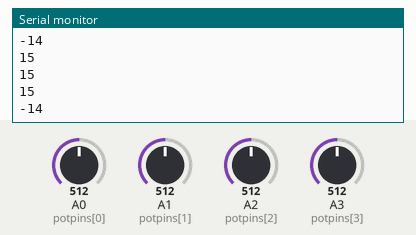
Recording of a sketch running on a simulated Arduino Uno, built with avr-gcc and run on an emulated ATmega328P. On the bench: the last lines printed to the serial monitor. The inputs (shaded band) are chosen by the test bench; at power-on: A0 (potpins[0]) = 512, A1 (potpins[1]) = 512, A2 (potpins[2]) = 512, A3 (potpins[3]) = 512. No radio packets arrive unless stated.

Above: at 1.2 s.
1.3 s: A0 (potpins[0]) set to 716
At 2.4 s:
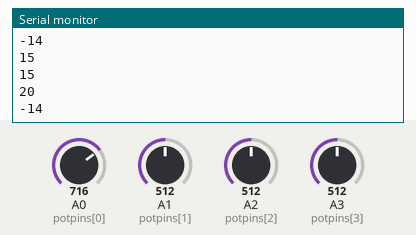
2.8 s: A1 (potpins[1]) set to 716
At 3.6 s:
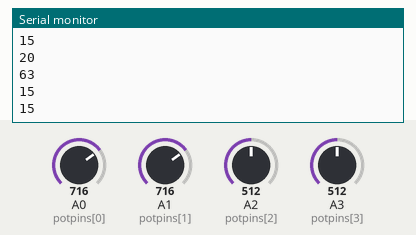
4.3 s: A2 (potpins[2]) set to 306
At 5.3 s:
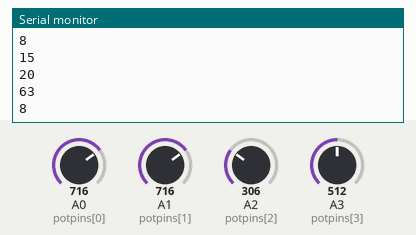
5.8 s: A3 (potpins[3]) set to 716
At 6.9 s:
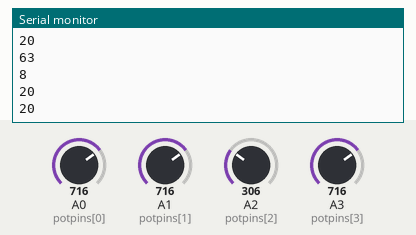
7.3 s: A0 (potpins[0]) set to 992
At 7.8 s:
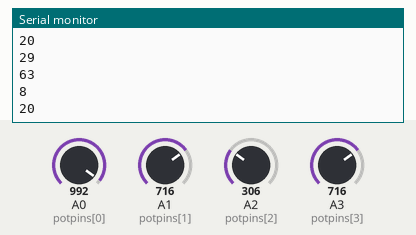
8.8 s: A1 (potpins[1]) set to 992
At 9.8 s:
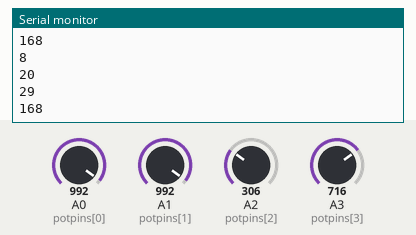
Timing chart, 0 to 10.3 s (numbered marks = the images above; inputs shaded):
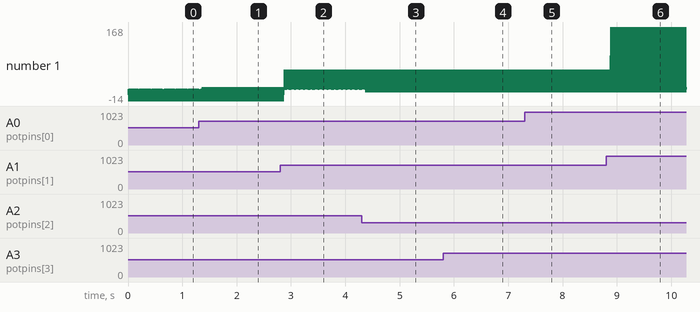

The sketch:

Transmitter1.ino
```cpp
#include <SPI.h>
#include <nRF24L01.h>
#include <RF24.h>

RF24 radio(7, 8); // CE, CSN pins (pin 7 and 8)
const byte address[6] = "00001";


int potpins[4] = {A0, A1, A2, A3};

int potValue[4] = {0, 0, 0, 0};
int Anglevalue[4]={0, 0, 0, 0};


void setup() {
  Serial.begin(9600);
  radio.begin();
  radio.openWritingPipe(address);
  radio.setPALevel(RF24_PA_LOW);

}

void loop() {
  potValue[0]=analogRead(potpins[0]);
  Anglevalue[0]=map(potValue[0], 0, 1023, 0, 30);


  potValue[2]=analogRead(potpins[2]);
  Anglevalue[2]=map(potValue[2], 0, 1023, 0, 30);


  potValue[1]=analogRead(potpins[1]);
  Anglevalue[1]=map(potValue[1], 550, 1023, 0, 180);


  potValue[3]=analogRead(potpins[3]);
  Anglevalue[3]=map(potValue[3], 0, 1023, 0, 30);


  radio.write(&Anglevalue, sizeof(Anglevalue));
  for(int i=0;i<4;i++)
   {
     Serial.println(Anglevalue[i]);
   }


}
```

Measured:
- after the input at 1.3 s, the serial monitor: prints a new line after 0.07 s (image 1)
- after the input at 2.8 s, the serial monitor: prints a new line after 0.08 s (image 2)
- after the input at 4.3 s, the serial monitor: prints a new line after 0.08 s (image 3)
- after the input at 7.3 s, the serial monitor: prints a new line after 0.08 s (image 5)
- after the input at 8.8 s, the serial monitor: prints a new line after 0.08 s (image 6)
- plotted number 1: 15 → 8 after the input at 4.3 s, 20 → 29 after the input at 7.3 s
